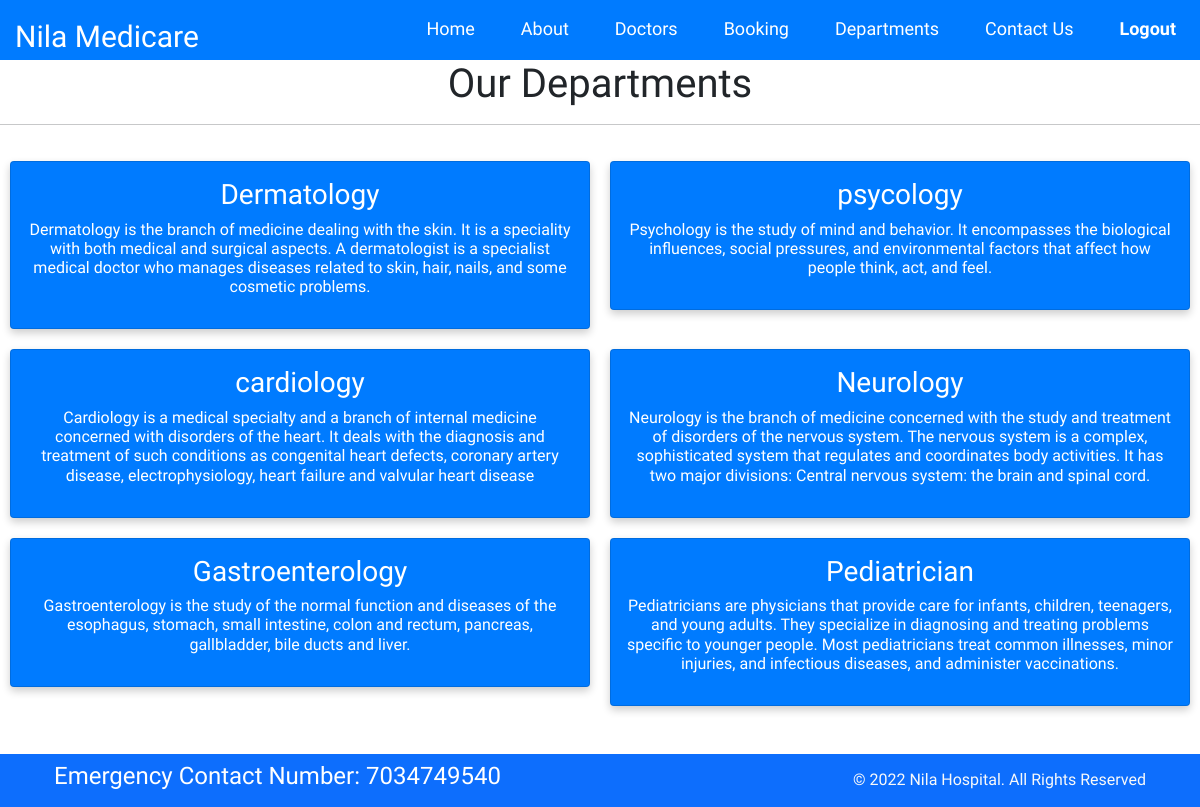
The app's page /department/ (signed in) with its own data.
### home/models.py (models this page shows, shortened)
class Department(models.Model):
    dep_name=models.CharField(max_length=70,default="")
    dep_discription=models.TextField()

### home/views.py (the view)
# urls.py: path('department/',views.department, name='department'),
@login_required(login_url='login')
def department(request):
    dict_dept = {
        'departments': Department.objects.all()
    }
    return render(request, 'department.html', dict_dept)

### templates/department.html (shortened to what this page needs)
{% extends 'base.html' %}
{% block content %}
<h1 class='text-center'>Our Departments<h1/>
    <hr>
    <div class="row">
{% for depart in departments %}
    <div class="column">
      <div class="card">
        <h3>{{depart.dep_name}}</h3>
        <p class="dep_desc">{{depart.dep_discription}}</p>
      </div>
    </div>
{% endfor %}
</div>
{% endblock  %}

### templates/base.html (style rules this page uses)
* { margin: 0; padding: 0; box-sizing: border-box; }
body { font-family: 'Aleo', serif; }

### templates/department.html (style rules this page uses)
* { box-sizing: border-box; }
body { font-family: 'Aleo', serif; }
.dep_desc { font-size: 16px; }
.column { float: left; width: 50%; padding: 0 10px; margin-top:20px; }
.row { margin: 0 0px; }
.row:after { content: ""; display: table; clear: both; }
.card { box-shadow: 0 4px 8px 0 rgba(0, 0, 0, 0.2); padding: 16px; text-align: center; background-color: #007BFF; color: white; }

### records on screen
Department: dep_name "Dermatology", dep_discription "Dermatology is the branch of medicine dealing with the skin. It is a speciality with both medical and surgical aspects. A dermatologist is a specialist medical doctor who manages diseases related to skin, hair, nails, and some cosmetic problems."
Department: dep_name "psycology", dep_discription "Psychology is the study of mind and behavior. It encompasses the biological influences, social pressures, and environmental factors that affect how people think, act, and feel."
Department: dep_name "cardiology", dep_discription "Cardiology is a medical specialty and a branch of internal medicine concerned with disorders of the heart. It deals with the diagnosis and treatment of such conditions as congenital heart defects, coronary artery disease, electrophysiology, heart failure and valvular heart disease"
Department: dep_name "Neurology", dep_discription "Neurology is the branch of medicine concerned with the study and treatment of disorders of the nervous system. The nervous system is a complex, sophisticated system that regulates and coordinates body activities. It has two major divisions: Central nervous system: the brain and spinal cord."
Department: dep_name "Gastroenterology", dep_discription "Gastroenterology is the study of the normal function and diseases of the esophagus, stomach, small intestine, colon and rectum, pancreas, gallbladder, bile ducts and liver."
Department: dep_name "Pediatrician", dep_discription "Pediatricians are physicians that provide care for infants, children, teenagers, and young adults. They specialize in diagnosing and treating problems specific to younger people. Most pediatricians treat common illnesses, minor injuries, and infectious diseases, and administer vaccinations."
